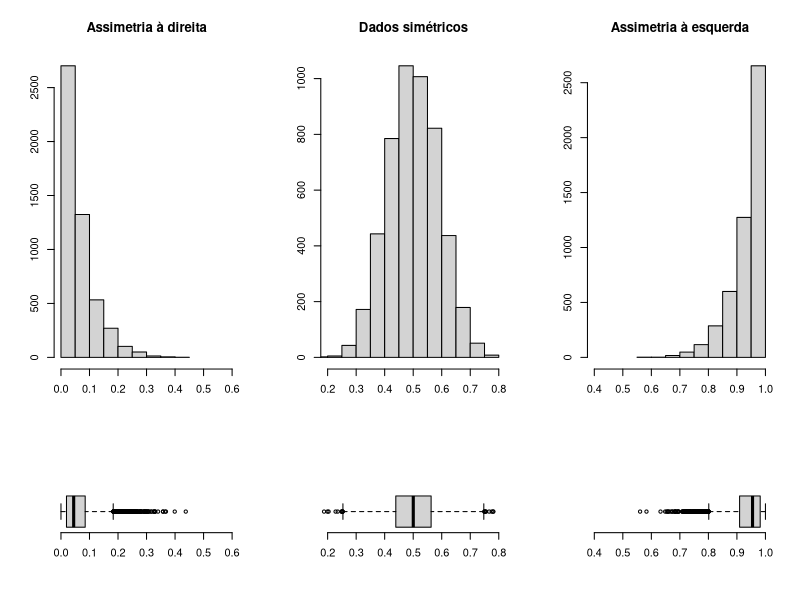
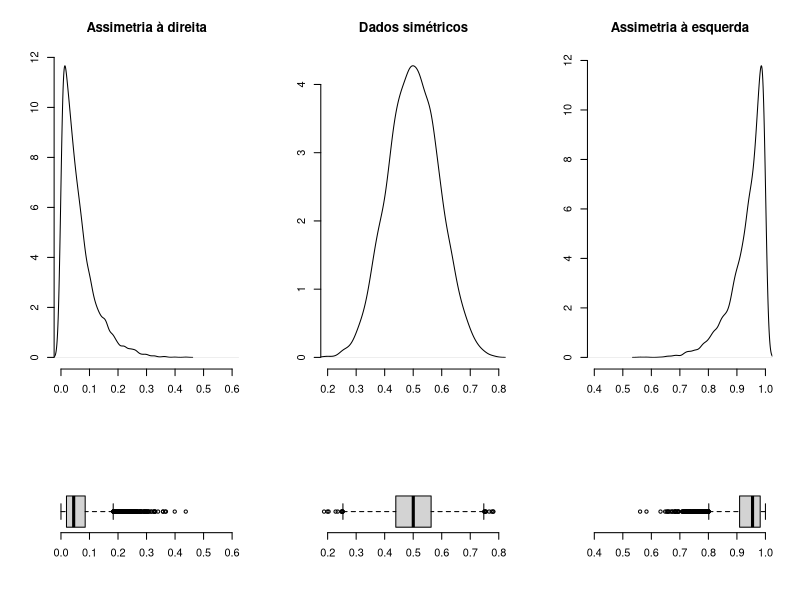
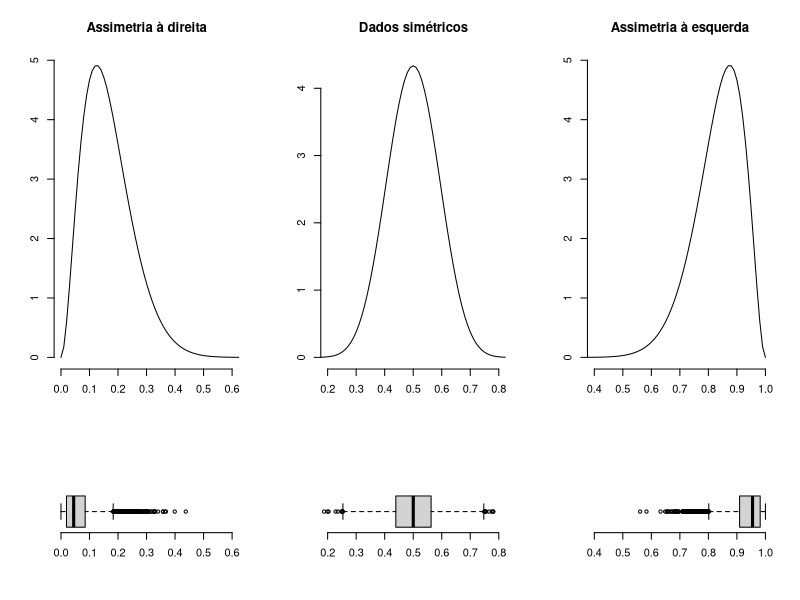

Source code (R) for these figures, in order:
#--------------------------------------------------------

x11()

as_d <- rbeta(5000,1,15)
sim <- rbeta(5000,15,15)
as_e <- rbeta(5000,15,1)

#--------------------------------------------------------
# Histograma

layout(mat = matrix(1:6, ncol=3),  height = c(8,3))
#par(mar=c(3.1, 3.1, 1.1, 2.1))

hist(as_d, main = "Assimetria à direita", 
     xlim = c(0,0.6), xlab = '', ylab = '')

boxplot(as_d, horizontal=TRUE,
        outline=TRUE, 
        frame=F, 
        #col = "#CEECF5", 
        width = 10,
        ylim = c(0,0.6))

hist(sim, main = "Dados simétricos", xlim = c(0.2,0.8), 
     xlab = '', ylab = '')

boxplot(sim, horizontal=TRUE,
        outline=TRUE, 
        frame=F, 
        #col = "#CEECF5", 
        width = 10, 
        ylim = c(0.2,0.8))

hist(as_e, main = "Assimetria à esquerda", xlim = c(0.4,1), 
     xlab = '', ylab = '')

boxplot(as_e, horizontal=TRUE,
        outline=TRUE, 
        frame=F, 
        #col = "#CEECF5", 
        width = 10, 
        ylim = c(0.4,1))

#--------------------------------------------------------

# Densidade

layout(mat = matrix(1:6, ncol=3),  height = c(8,3))
#par(mar=c(3.1, 3.1, 1.1, 2.1))

plot(density(as_d), main = "Assimetria à direita", frame = F,
     xlim = c(0,0.6), xlab = '', ylab = '')

boxplot(as_d, horizontal=TRUE,
        outline=TRUE, 
        frame=F, 
        #col = "#CEECF5", 
        width = 10,
        ylim = c(0,0.6))

plot(density(sim), main = "Dados simétricos", frame = F,
     xlim = c(0.2,0.8), 
     xlab = '', ylab = '')

boxplot(sim, horizontal=TRUE,
        outline=TRUE, 
        frame=F, 
        #col = "#CEECF5", 
        width = 10,
        ylim = c(0.2,0.8))

plot(density(as_e), main = "Assimetria à esquerda", frame = F,
     xlim = c(0.4,1), xlab = '', ylab = '')

boxplot(as_e, horizontal=TRUE,
        outline=TRUE, 
        frame=F, 
        #col = "#CEECF5", 
        width = 10,
        ylim = c(0.4,1))

#--------------------------------------------------------

# Teórica

layout(mat = matrix(1:6, ncol=3),  height = c(8,3))

x <- seq(0,1,by = .01)
y <- dbeta(x, 3, 15)
plot(x,y, type = 'l', main = "Assimetria à direita", frame=F,
     xlim = c(0,0.6), xlab = '', ylab = '')

boxplot(as_d, horizontal=TRUE,
        outline=TRUE, 
        frame=F, 
        #col = "#CEECF5", 
        width = 10,
        ylim = c(0,0.6))

x <- seq(0,1,by = .01)
y <- dbeta(x, 15, 15)
plot(x,y, type = 'l', main = "Dados simétricos", frame=F,
     xlim = c(0.2,0.8), xlab = '', ylab = '')

boxplot(sim, horizontal=TRUE,
        outline=TRUE, 
        frame=F, 
        #col = "#CEECF5", 
        width = 10, 
        ylim = c(0.2,0.8))

x <- seq(0,1,by = .01)
y <- dbeta(x, 15, 3)
plot(x,y, type = 'l', main = "Assimetria à esquerda", frame=F,
     xlim = c(0.4,1), xlab = '', ylab = '')

boxplot(as_e, horizontal=TRUE,
        outline=TRUE, 
        frame=F, 
        #col = "#CEECF5", 
        width = 10, ylim=c(0.4,1))

#--------------------------------------------------------
